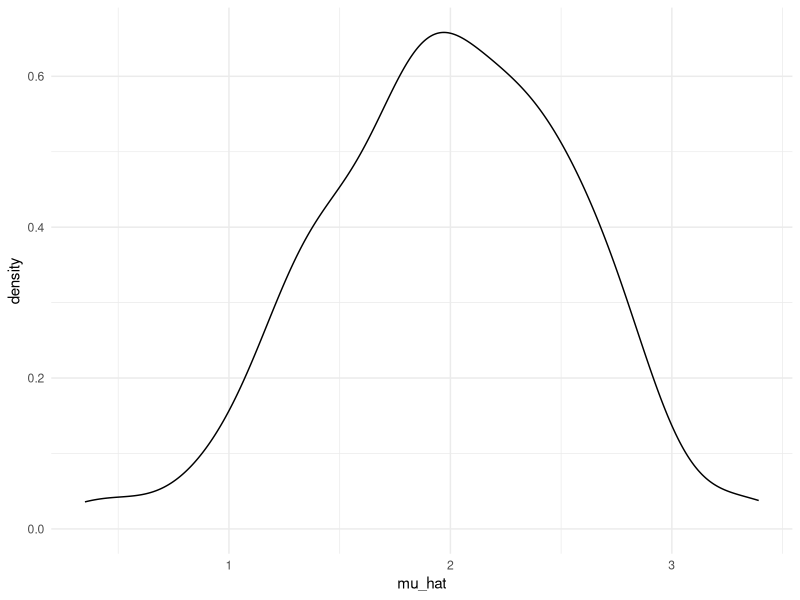
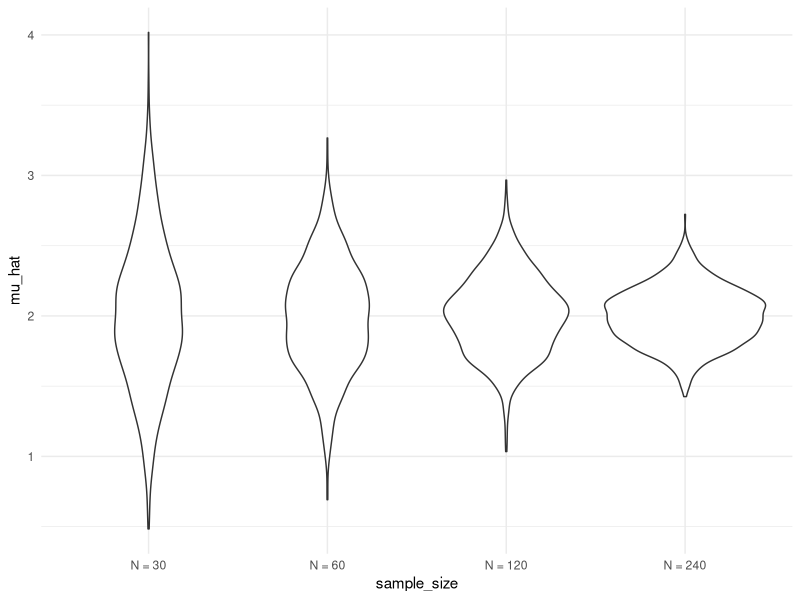
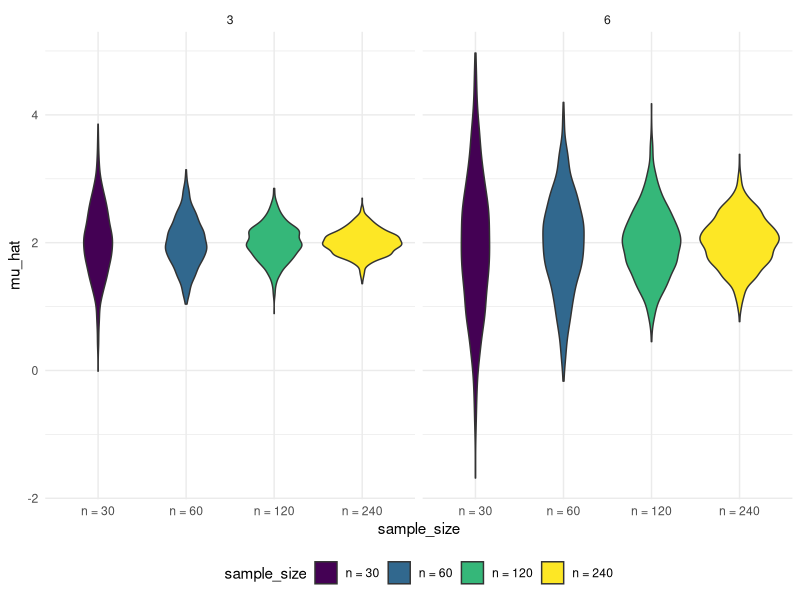

Write R code to recreate these figures, in order.
## ---- chunk 1
library(tidyverse)


knitr::opts_chunk$set(
	echo = TRUE,
	warning = FALSE,
  fig.width = 6,
  fig.asp = .6,
  out.width = "90%"
)

theme_set(theme_minimal() + theme(legend.position = "bottom"))


options(
  ggplot2.continuous.colour = "viridis",
  ggplot2.continuous.fill = "viridis"
)
scale_colour_discrete = scale_colour_viridis_d
scale_fill_discrete = scale_fill_viridis_d


set.seed(1) #sets a seed for reproducibility
## ---- chunk 2
sim_mean_sd = function(n_obs, mu = 7, sigma = 4) {

  x = rnorm(n_obs, mean = mu, sd = sigma)

tibble(
  mu_hat = mean(x),
  sigma_hat = sd(x)
)

}
## ---- chunk 3
sim_mean_sd = function(n, mu = 2, sigma = 3) {
  
  sim_data = tibble(
    x = rnorm(n, mean = mu, sd = sigma),
  )
  
  sim_data %>% 
    summarize(
      mu_hat = mean(x),
      sigma_hat = sd(x)
    )
}
## ---- chunk 4
output = vector("list", 100)

for (i in 1:100) {
  output[[i]] = sim_mean_sd(30)
}

sim_results = bind_rows(output)
## ---- chunk 5
sim_results_df = 
  expand_grid(
    sample_size = 30,
    iter = 1:100
  ) %>% 
  mutate(
    estimate_df = map(sample_size, sim_mean_sd)
  ) %>% 
  unnest(estimate_df)
## ---- chunk 6
sim_results_df %>% 
  ggplot(aes(x = mu_hat)) + 
  geom_density()
## ---- chunk 7
sim_results_df = 
  expand_grid(
    sample_size = c(30, 60, 120, 240),
    iter = 1:1000
  ) %>% 
  mutate(
    estimate_df = map(sample_size, sim_mean_sd)
  ) %>% 
  unnest(estimate_df)
## ---- chunk 8
sim_results_df %>% 
  mutate(
    sample_size = str_c("N = ", sample_size),
    sample_size = fct_inorder(sample_size)
  ) %>% 
  ggplot(aes(x = sample_size, y = mu_hat)) + 
  geom_violin()
## ---- chunk 9
sim_results_df = 
  expand_grid(
    sample_size = c(30, 60, 120, 240),
    true_sd = c(6, 3),
    iter = 1:1000
  ) %>% 
  mutate(
    estimate_df = 
      map2(.x = sample_size, .y = true_sd, ~sim_mean_sd(n = .x, sigma = .y))
  ) %>% 
  unnest(estimate_df)

## ---- chunk 10
sim_results_df %>% 
  mutate(
    sample_size = str_c("n = ", sample_size),
    sample_size = fct_inorder(sample_size)) %>% 
  ggplot(aes(x = sample_size, y = mu_hat, fill = sample_size)) + 
  geom_violin() + 
  facet_grid(. ~ true_sd)
## ---- chunk 11

